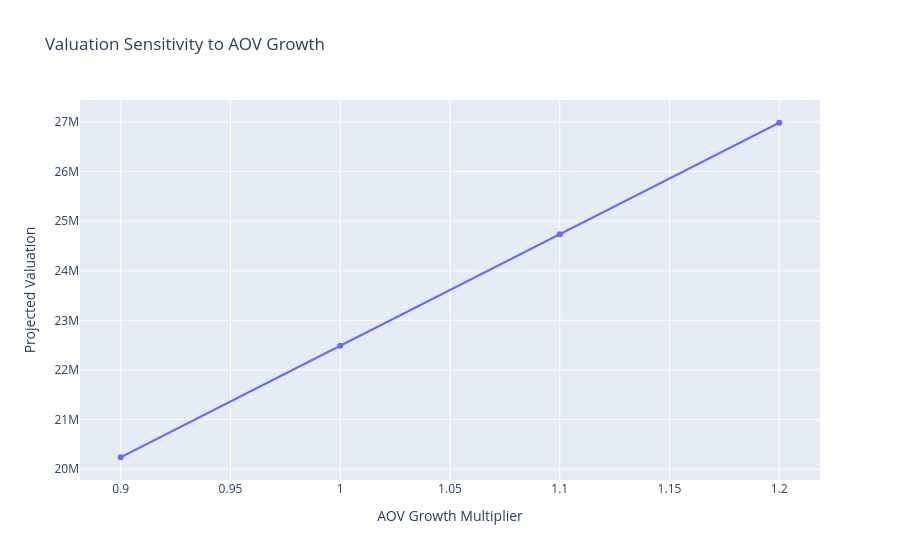

Write notebook code for a chart like this one.
### Code cell
fig = px.line(

    sensitivity_df,

    x="AOV Growth Multiplier",

    y="Projected Valuation",

    markers=True,

    title="Valuation Sensitivity to AOV Growth"

)

fig.show()

### Figure 1 — Plotly figure (JSON) as saved in the notebook; plotly's stock layout.template omitted (floating-point values rounded to 4 significant figures)
{"data": [{"hovertemplate": "AOV Growth Multiplier=%{x}<br>Projected Valuation=%{y}<extra></extra>", "legendgroup": "", "line": {"color": "#636efa", "dash": "solid"}, "marker": {"symbol": "circle"}, "mode": "lines+markers", "name": "", "orientation": "v", "showlegend": false, "type": "scatter", "x": [0.9, 1.0, 1.1, 1.2], "xaxis": "x", "y": [20240000.0, 22490000.0, 24740000.0, 26990000.0], "yaxis": "y"}], "layout": {"legend": {"tracegroupgap": 0}, "title": {"text": "Valuation Sensitivity to AOV Growth"}, "xaxis": {"anchor": "y", "domain": [0, 1], "title": {"text": "AOV Growth Multiplier"}}, "yaxis": {"anchor": "x", "domain": [0, 1], "title": {"text": "Projected Valuation"}}}}
